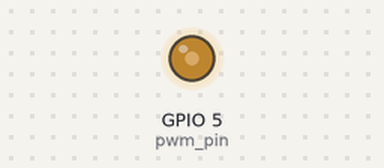
A sketch run on a simulated ESP32. On the bench: output pins drawn as LEDs (lit = HIGH).

Above: at 0.1 s.
Timing chart, 0 to 1.6 s (numbered marks = the images above):
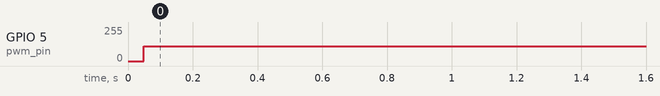

Measured:
- by itself, GPIO 5 (pwm_pin): 0/255 → 112/255 at 0.05 s

The sketch:

pulse_width_modulation.ino
```cpp
// The analog pin we are using
const int pwm_pin = 5;

// PWM properties
const int freq = 5000;
const int channel = 0;
const int resolution = 8;

void setup() {

  // configure the PWM
  ledcSetup(channel, freq, resolution);

  // attach the channel to the GPIO to be controlled
  ledcAttachPin(pwm_pin, channel);

}

void loop() {

  // increase duty cycle
  for(int dutyCycle = 0; dutyCycle <= 255; dutyCycle++){
    ledcWrite(channel, dutyCycle);
  }

  // decrease duty cycle
  for(int dutyCycle = 255; dutyCycle >= 0; dutyCycle--){
    ledcWrite(channel, dutyCycle);
  }

}
```
